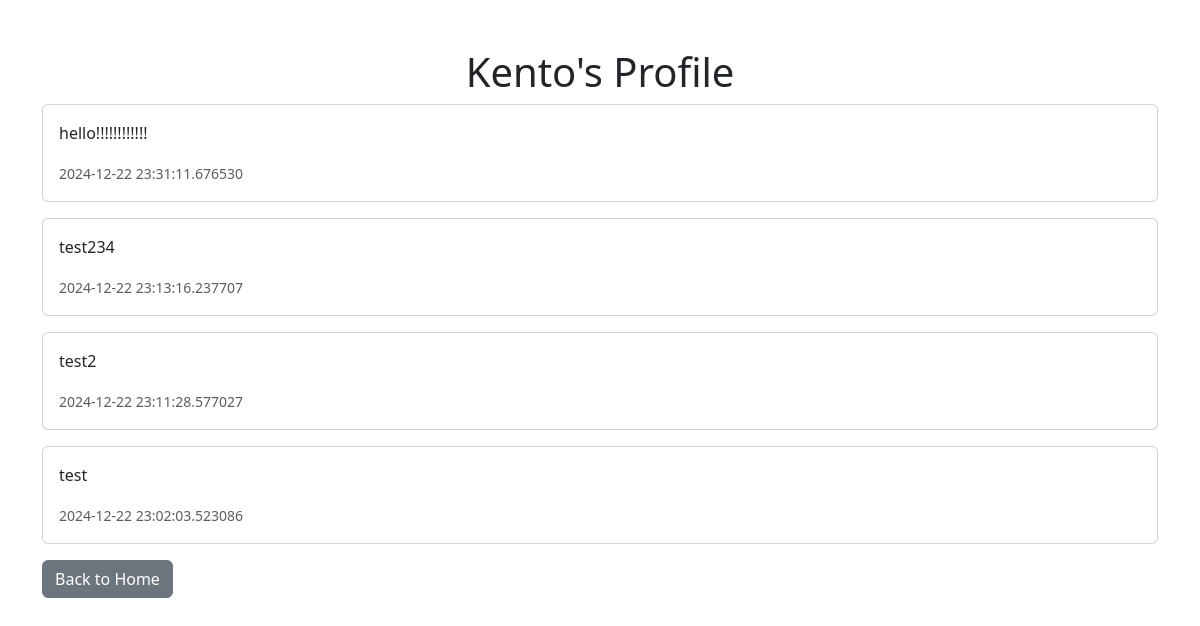
Screenshot of /user/Kento with the database file from the repository.
### app/models/user.py (models this page shows)
class User(db.Model):
    id = db.Column(db.Integer, primary_key=True)
    username = db.Column(db.String(80), unique=True, nullable=False)
    created_at = db.Column(db.DateTime, default=datetime.now)

### app/models/post.py (models this page shows)
class Post(db.Model):
    id = db.Column(db.Integer, primary_key=True)
    content = db.Column(db.Text, nullable=False)
    created_at = db.Column(db.DateTime, default=datetime.now)
    user_id = db.Column(db.Integer, db.ForeignKey('user.id'), nullable=False)
    user = db.relationship('User', backref=db.backref('posts', lazy=True))

### app/routes/main.py (the view)
@main.route('/user/<username>')
def user_profile(username):
    user = User.query.filter_by(username=username).first()
    if not user:
        flash('User not found!', 'error')
        return redirect(url_for('main.index'))
    posts = Post.query.filter_by(user_id=user.id).order_by(Post.created_at.desc()).all()
    return render_template('profile.html', user=user, posts=posts)

### app/templates/profile.html (shortened to what this page needs)
<!DOCTYPE html>
<html lang="en">
<head>
    <link rel="stylesheet" href="https://cdnjs.cloudflare.com/ajax/libs/bootstrap/5.3.0/css/bootstrap.min.css">
</head>
<body>
    <div class="container mt-5">
        <h1 class="text-center">{{ user.username }}'s Profile</h1>
        <div>
            {% for post in posts %}
            <div class="card mb-3">
                <div class="card-body">
                    <p class="card-text">{{ post.content }}</p>
                    <p class="card-text"><small class="text-muted">{{ post.created_at }}</small></p>
                </div>
            </div>
            {% endfor %}
        </div>
        <a href="/" class="btn btn-secondary">Back to Home</a>
    </div>
</body>
</html>

### rows the page displays
User: username "Kento"
Post: content "hello!!!!!!!!!!!!", created_at "2024-12-22 23:31:11.676530"
Post: content "test234", created_at "2024-12-22 23:13:16.237707"
Post: content "test2", created_at "2024-12-22 23:11:28.577027"
Post: content "test", created_at "2024-12-22 23:02:03.523086"
